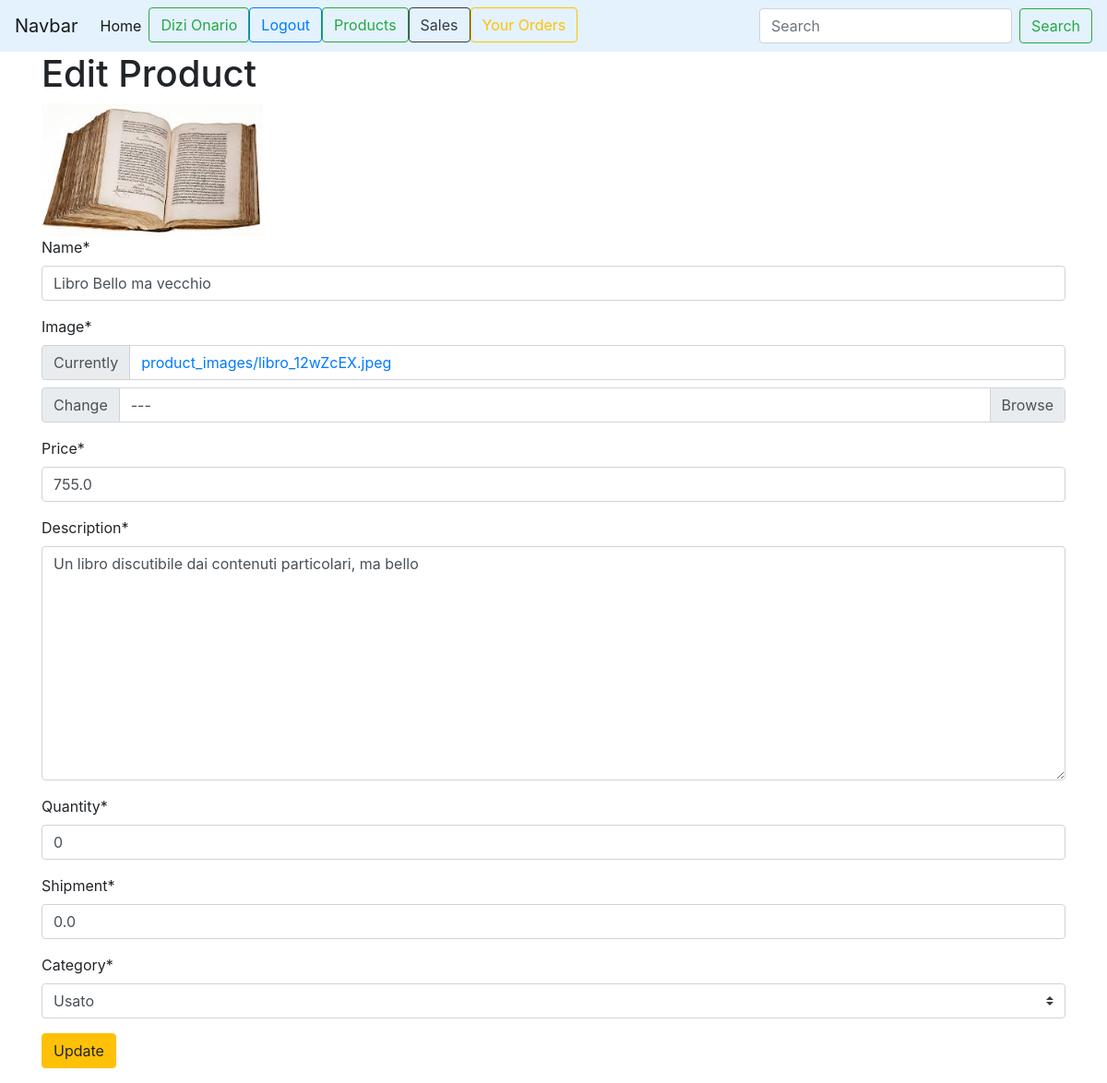
The page /product/management/1/change (signed in) on the database as committed earlier.
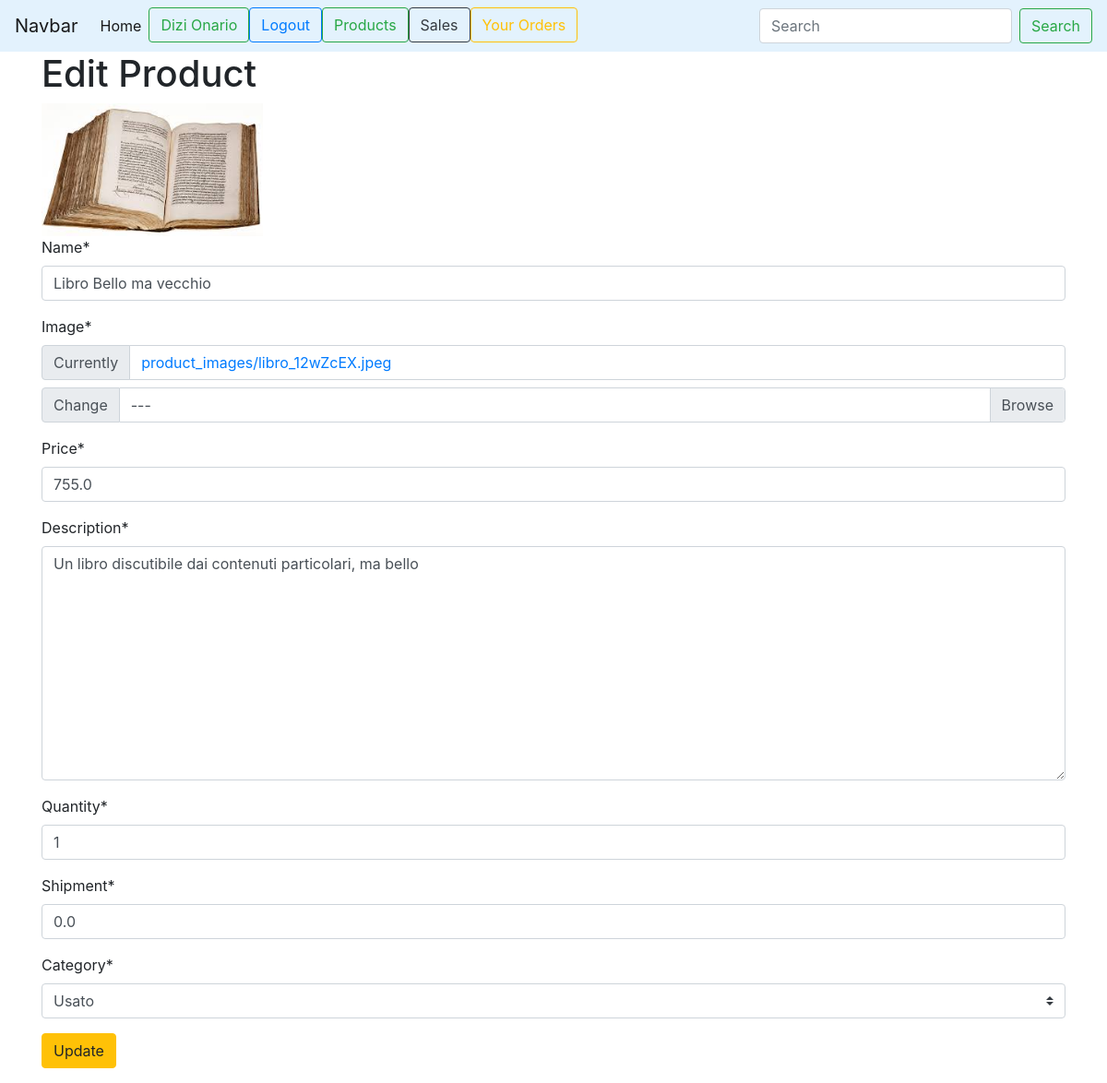
The same page on the database as committed later.
### product_management/models.py (models this page shows)
class Product(models.Model):
    id = models.AutoField(primary_key=True)
    name = models.CharField(max_length=50)
    image = models.ImageField(upload_to='product_images/')
    price = models.FloatField(validators=[MinValueValidator(0.0001)])
    description = models.TextField(max_length=500)
    quantity = models.PositiveIntegerField(default=1)
    shipment = models.FloatField(default=0, validators=[MinValueValidator(0)])
    producer = models.ForeignKey(CustomUser, on_delete=models.CASCADE)
    category = models.ForeignKey(MyCategory,on_delete=models.PROTECT)

class MyCategory(models.Model):
    name = models.CharField(max_length=20, primary_key=True)
    description = models.TextField(max_length=200)
    class Meta:
        verbose_name_plural = 'Categories'

### product_management/views.py (the view)
# urls.py: path('management/<int:pk>/change', views.ProductChange.as_view(), name='edit_product'),
class ProductChange(LoginRequiredMixin, UpdateView):
    model = Product
    template_name = 'product_setting/update_product.html'
    form_class = ProductCrispyForm
    success_url = reverse_lazy('product_management:product_management')

### product_management/forms.py
class ProductCrispyForm(SubmitButtonMixin):
    category = CategoryChoiceField(queryset=MyCategory.objects.all())
    helper = FormHelper()
    helper.form_id = 'product-crispy-form'
    helper.form_method = 'POST'
    helper.add_input(Submit('submit', 'Save'))
    class Meta:
        model = Product
        exclude = ('producer',)

### product_management/forms.py (called while the page is built)
    def label_from_instance(self, obj):
        return '{name}'.format(name=obj.name)

### product_management/templates/product_setting/update_product.html (shortened to what this page needs)
{% extends 'base.html' %}#
{% load static %}
{% load crispy_forms_tags %}
{% block content %}
    <div class="container">
        <h1>Edit Product</h1>
        {% if  product.image.url  is not None %}
                    <img src="{{ product.image.url }}" alt="user profile image" width="240">
        {% endif %}
    {% crispy form %}
    </div>
{% endblock %}

Rows that differ between the two databases and show on the page:
changed Product "Un libro discutibile dai contenuti particolari, ma bello": quantity "0" → "1"
